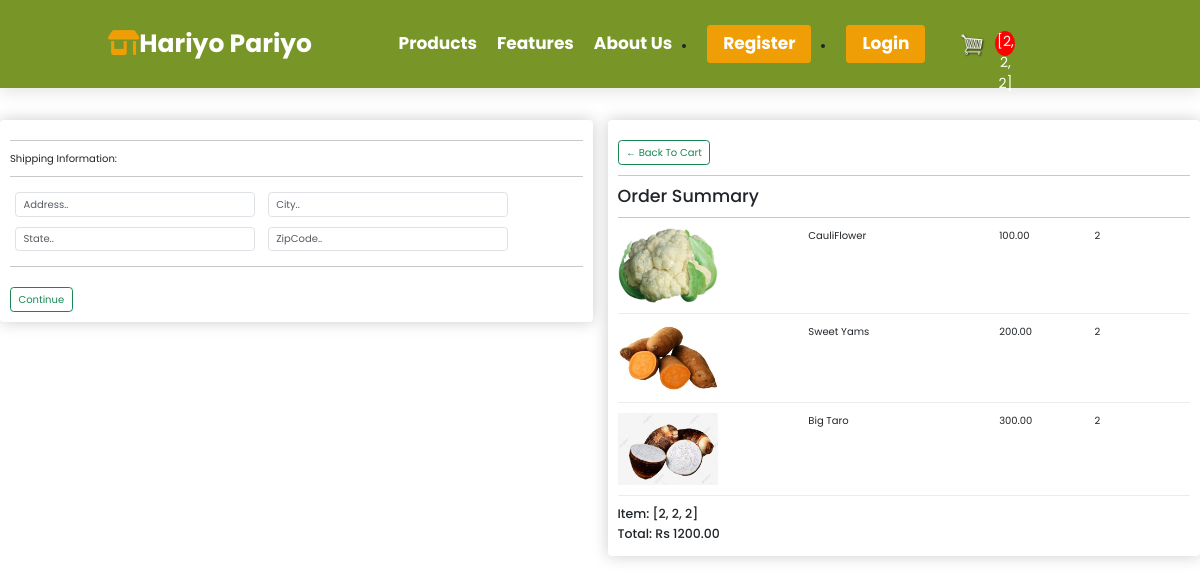
The app's page /checkout/ (signed in), older data.
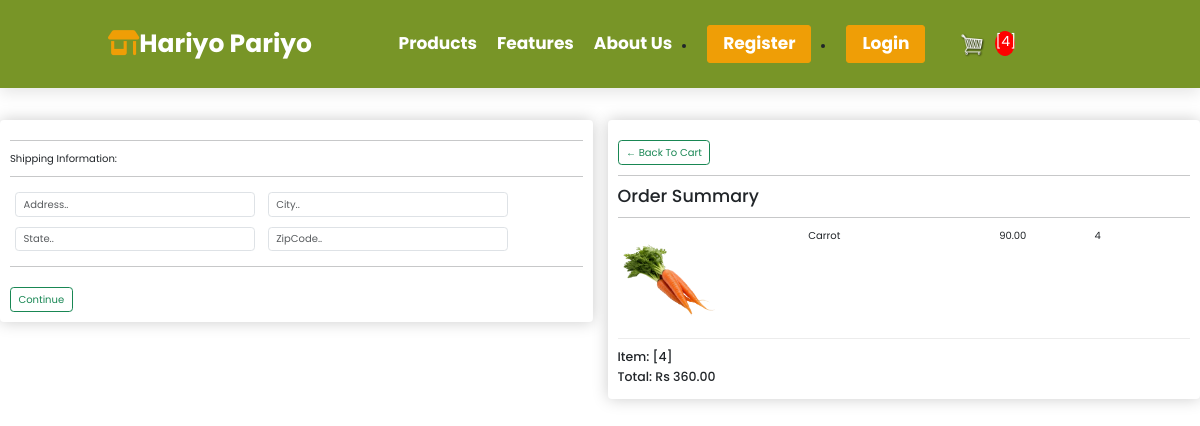
The same page, newer data.
### store/models.py (models this page shows, shortened)
class OrderItem(models.Model):
    product = models.ForeignKey(Product, on_delete=models.SET_NULL, null=True)
    order = models.ForeignKey(Order, on_delete=models.SET_NULL, null=True)
    quantity = models.IntegerField(default=0, null=True, blank=True)
    date_added = models.DateTimeField(auto_now_add=True)
    class Meta:
        unique_together = ('product', 'order')
    @property
    def get_total(self):
        if self.product and self.product.price:
            total = self.product.price * self.quantity
        else:
            total = 0
        return total

class Product(models.Model):
    name = models.CharField(max_length=200)
    price = models.DecimalField(max_digits=10, decimal_places=2)
    digital = models.BooleanField(default=False, null=True, blank=False)
    image = models.ImageField(null=True, blank=True)
    @property
    def imageURL(self):
        try:
            url = self.image.url
        except:
            url = ''
        return url

class Order(models.Model):
    customer = models.ForeignKey(Customer, on_delete=models.SET_NULL, null=True, blank=True)
    date_ordered = models.DateTimeField(auto_now_add=True)
    complete = models.BooleanField(default=False)
    transaction_id = models.CharField(max_length=100, null=True)
    @property
    def shipping(self):
        shipping = False
        orderitems = self.orderitem_set.all()
        for i in orderitems:
            if i.product.digital == False:
                shipping = True
            return shipping
    @property
    def get_cart_total(self):
        orderitems =self.orderitem_set.all()
        total = sum([item.get_total for item in orderitems])
        return total
    @property
    def get_cart_items(self):
        orderitems = self.orderitem_set.all()
        total = [item.quantity for item in orderitems]
        return total

### store/views.py (the view)
# urls.py: path('checkout/', views.checkout, name="checkout"),
@csrf_exempt
def checkout(request):
    data = cartData(request)
    cartItems = data['cartItems']
    order = data['order']
    items = data['items']
    context = {'items':items, 'order':order, 'cartItems':cartItems}
    return render(request, 'store/checkout.html', context)

### store/utils.py (called while the page is built)
def cartData(request):
    if  request.user.is_authenticated:
        customer = request.user.customer
        order, created = Order.objects.get_or_create(customer=customer, complete=False)
        items = order.orderitem_set.all()
        cartItems = order.get_cart_items
    else:
        cookieData = cookieCart(request)
        cartItems = cookieData.get('cartItems', 0)
        order = cookieData.get('order', {})
        items = cookieData.get('items',[])
    return{'items':items, 'order':order, 'cartItems':cartItems}

### store/templates/store/checkout.html (shortened to what this page needs)
{% extends 'store/main.html' %}
{% load static %}
{% block content %}
<link href="https://cdn.jsdelivr.net/npm/bootstrap@5.3.3/dist/css/bootstrap.min.css" rel="stylesheet">
<div class="row checkout">
    <div class="col">
        <div class="box-element" id="form-wrapper">
            <form id="form" autocomplete="on">
                <div id="shipping-info">
                    <hr>
                    <p>Shipping Information:</p>
                    <hr>
                    <div class="form-field">
                        <input required class="form-control" type="text" name="address" placeholder="Address..">
                    </div>
                    <div class="form-field">
                        <input required class="form-control" type="text" name="city" placeholder="City..">
                    </div>
                    <div class="form-field">
                        <input required class="form-control" type="text" name="state" placeholder="State..">
                    </div>
                    <div class="form-field">
                        <input required class="form-control" type="text" name="zipcode" placeholder="ZipCode..">
                    </div>
                </div>
                <hr>
                <input id="form-button" class="btn btn-outline-success" type="submit" value="Continue">
            </form>
        </div>
    </div>
    <div class="col">
        <div class="box-element">
            <a class="btn btn-outline-success" href="{% url 'cart' %}">&#x2190; Back to Cart</a>
            <hr>
            <h3>Order Summary</h3>
            <hr>
            {% for item in items %}
            <div class="cart-row">
                <div style="flex:2"><img class="row-image" src="{{ item.product.imageURL }}"></div>
                <div style="flex:2"><p>{{ item.product.name }}</p></div>
                <div style="flex:1"><p>{{ item.product.price }}</p></div>
                <div style="flex:1"><p>{{ item.quantity }}</p></div>
            </div>
            {% endfor %}
            <h5>Item: {{ order.get_cart_items }}</h5>
            <h5>Total: Rs {{ order.get_cart_total }}</h5>
        </div>
    </div>
</div>
{% endblock content %}

Row changes from the older to the newer data that the page shows:
removed OrderItem: product.imageURL (picture), product.name "CauliFlower", product.price "100.00", quantity "2"
removed OrderItem: product.imageURL (picture), product.name "Sweet Yams", product.price "200.00", quantity "2"
removed OrderItem: product.imageURL (picture), product.name "Big Taro", product.price "300.00", quantity "2"
added OrderItem: product.imageURL (picture), product.name "Carrot", product.price "90.00", quantity "4"
computed for Order: get_cart_items "[2, 2, 2]" → "[4]"; get_cart_total "1200.00" → "360.00"
Text that changed along with them:
{{ cartItems }}: "[2, 2, 2]" → "[4]"
